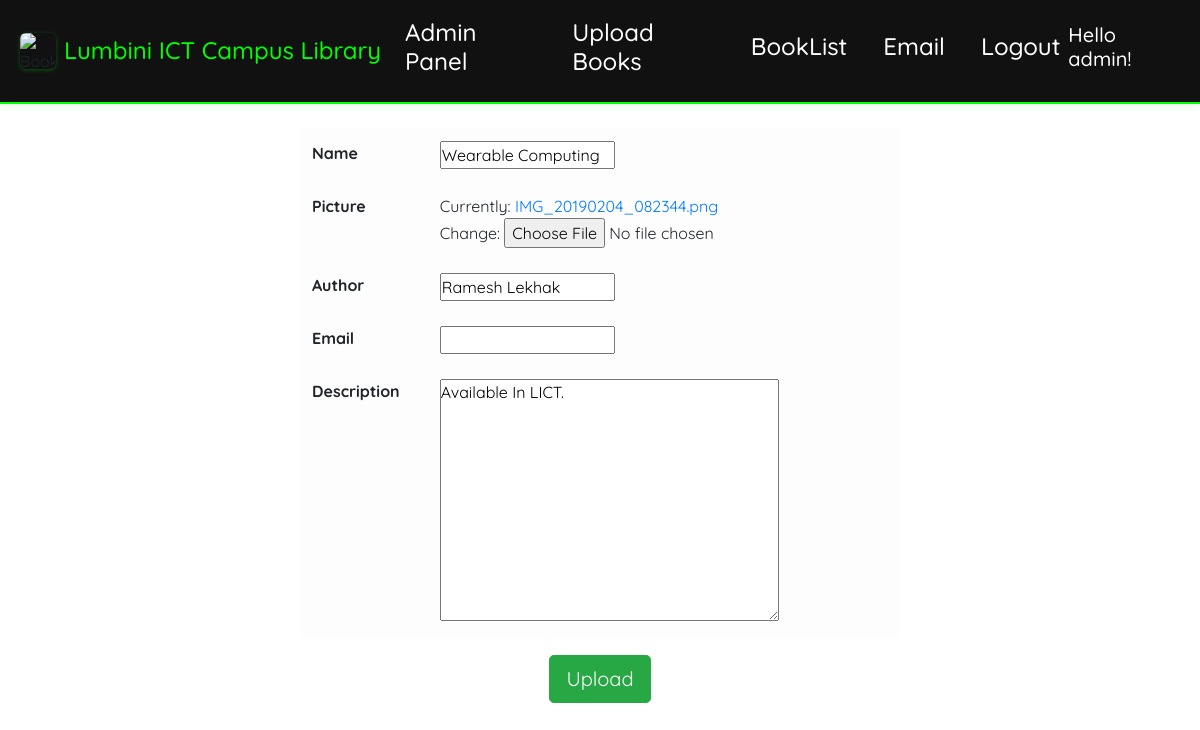
/update/1 (signed in), run on the app's committed database.
### Library/models.py (models this page shows, shortened)
class Book(models.Model):
    name = models.CharField(max_length=50)
    picture=models.ImageField()
    author=models.CharField(max_length=50,default='Guest')
    email=models.EmailField(blank=True)
    description = models.TextField(default='Available In LICT')

### Library/views.py (the view)
# urls.py: path('update/<int:book_id>',views.update_book),
def update_book(request,book_id):
	book_id = int(book_id)
	try:
		book_shelf = Book.objects.get(id=book_id)
	except Book.DoesNotExist:
		return redirect('library')
	book_form = BookCreate(request.POST or None, instance=book_shelf)
	if book_form.is_valid():
		book_form.save()
		return redirect('library')
	return render(request,'uploadform.html',{'upload_form':book_form})

### Library/forms.py
class BookCreate(forms.ModelForm):
    class Meta:
        model = Book
        fields = '__all__'

### templates/uploadform.html (shortened to what this page needs)
{% extends 'library.html' %}
{% block content %}
<center>
    <form method="POST" enctype="multipart/form-data">
        <table class="w-50 table table-light" style="border-radius: 10px;">
           {% for field in upload_form %}
            <tr>
                <th> {{field.label}} </th>
                <td> {{field}} </td>
            </tr>
         {% endfor %}
        </table>
        <button type="submit" class="btn btn-lg btn-success md-5">Upload</button>
    </form>
</center>
{% endblock %}

### templates/library.html (shortened to what this page needs)
<!doctype html>
<html lang="en">
    {% load static %}
  <head>
    <link rel="stylesheet" href="https://cdn.jsdelivr.net/npm/bootstrap@4.4.1/dist/css/bootstrap.min.css">
    <link rel="stylesheet" href="/static/navbar.css">
  </head>
  <body>
    <nav class="navbar navbar-expand-lg navbar-dark bg-dark">
    <div class="collapse navbar-collapse" id="navbarTogglerDemo01">
        <img src="{% static 'books.jpeg' %}" alt="Book" width="40" height="40" class="d-inline-block align-top mr-2">
        <a class="navbar-brand" href="{% url 'library' %}">
            <h4>Lumbini ICT Campus Library</h4>
        </a>
        <ul class="navbar-nav ml-auto mt-2 mt-lg-0">
            <li class="nav-item mr-4">
                <a class="nav-link" href="{% url 'admin:index' %}">
                    <h4>Admin Panel</h4>
                </a>
            </li>
            <li class="nav-item">
                <a class="nav-link" href="{% url 'uploadform' %}">
                    <h4>Upload Books</h4>
                </a>
            </li>
            <li class="nav-item">
                <a class="nav-link" href="{% url 'booklist' %}">
                    <h4>BookList</h4>
                </a>
            </li>
            <li class="nav-item">
                <a class="nav-link" href="#" data-toggle="modal" data-target="#emailModal">
                <h4>Email</h4>
                  </a>
            </li>
             <li class="space-item">
                  <a class="nav-link" href="{% url 'logout' %}"><h4>Logout</h4></a>
              </li>
        </ul>
       {% if user.is_authenticated %}
    <h5 class="text-white">Hello {{ user.username }}!</h5>
    {% endif %}
    </div>
</nav>  <br>
{% block content %}{% endblock %}
  </body>
</html>

### static/navbar.css (style rules this page uses)
* { box-sizing: border-box; margin: 0; padding: 0; font-family: 'Quicksand', sans-serif; }
.navbar { background-color: #111 !important; padding: 10px 20px; border-bottom: 2px solid #0f0; box-shadow: 0 2px 10px rgba(0, 255, 0, 0.1); }
.navbar img { width: 36px; height: 36px; object-fit: cover; border-radius: 6px; box-shadow: 0 1px 4px rgba(0, 255, 0, 0.3); transition: transform 0.3s ease; margin-right: 10px; }
.navbar-brand { display: flex; align-items: center; color: #0f0 !important; font-weight: 600; text-decoration: none; }
.navbar-brand h4 { margin: 0; font-size: 1.5rem; }
.navbar-nav { display: flex; align-items: center; }
.nav-item { margin-right: 20px; }
.nav-link { color: #fff !important; font-weight: 500; font-size: 1.2rem; transition: all 0.3s ease; }

### data on the page
Book: upload_form "Wearable Computing" "Ramesh Lekhak" "Available In LICT."

### other printed values
{{ user.username }} "admin"
{{ field.label }} "Name" "Picture" "Author" "Email" "Description"
